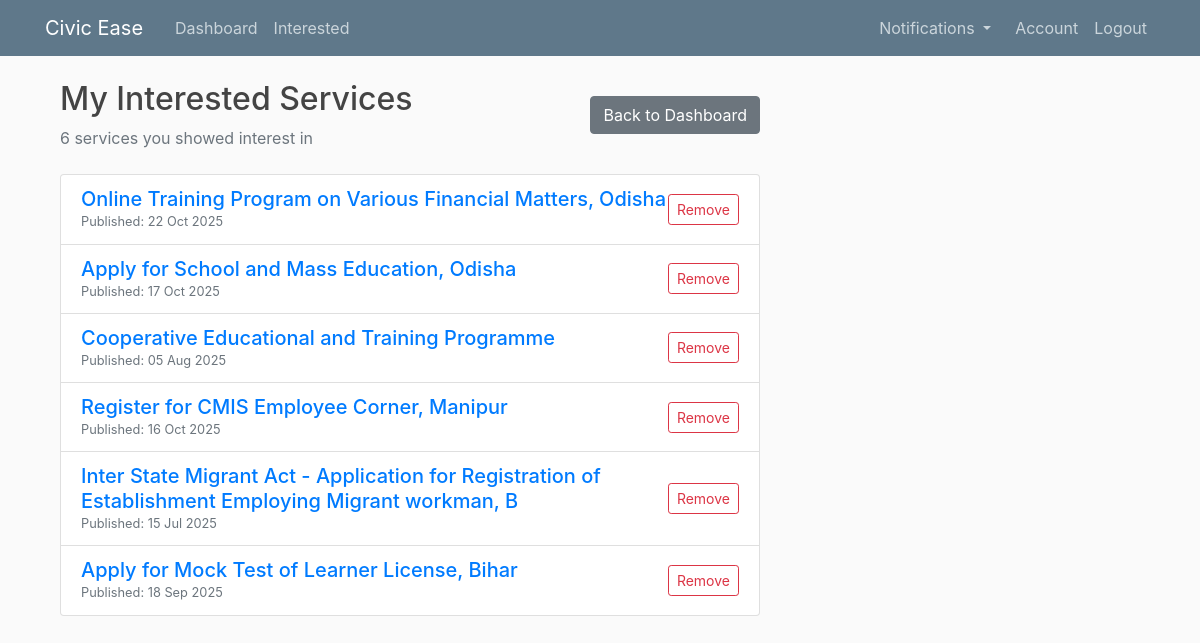
The page /my_interests (signed in) on the database its author committed.
### flaskblog/models.py (models this page shows)
class Post(db.Model):
    __tablename__ = 'post'
    id = db.Column(db.Integer, primary_key=True)
    title = db.Column(db.String(100), nullable=False)
    rss_category_id = db.Column(db.Integer, nullable=True)
    rss_category_name = db.Column(db.String(120), nullable=True)
    rss_link = db.Column(db.String(300), nullable=True)
    rss_description = db.Column(db.Text, nullable=True)
    rss_pubDate = db.Column(db.DateTime, nullable=True)
    reviews = db.relationship('Review', back_populates='post')
    interests = db.relationship('Interest', back_populates='post', cascade="all, delete-orphan")
    notifications = db.relationship('Notification', back_populates='post', cascade="all, delete-orphan")

### flaskblog/routes.py (the view)
@app.route("/my_interests")
@login_required
def my_interests():
    posts = db.session.query(Post).join(Interest).filter(
        Interest.user_id == current_user.id
    ).order_by(Post.rss_category_id).all()
    category_name = "My Interested Services"
    return render_template('my_interests.html', posts=posts, category_name=category_name, category_id=None)

### flaskblog/models.py (called while the page is built)
@login_manager.user_loader
def load_user(user_id):
    return User.query.get(int(user_id))

### flaskblog/routes.py (called while the page is built)
@app.context_processor
def inject_notifications():
    if current_user.is_authenticated:
        unread_notifs = Notification.query.filter(
            Notification.user_id == current_user.id,
            Notification.is_read == False,
            Notification.scheduled_time <= datetime.now()
        ).order_by(Notification.scheduled_time.desc()).all()
        return dict(active_notifications=unread_notifs)
    return dict(active_notifications=[])

### flaskblog/templates/my_interests.html (shortened to what this page needs)
{% extends "layout.html" %}
{% block content %}
    <div class="container-fluid">
        <div class="row mb-4">
            <div class="col-12">
                <div class="d-flex justify-content-between align-items-center">
                    <div>
                        <h2 class="mb-2">{{ category_name }}</h2>
                        <p class="text-muted mb-0">
                             {{ posts|length }} services you showed interest in
                        </p>
                    </div>
                    <a href="{{ url_for('home') }}" class="btn btn-secondary">
                         Back to Dashboard
                    </a>
                </div>
            </div>
        </div>
        <div class="row">
            <div class="col-12">
                {% if posts %}
                    <ul class="list-group">
                        {% for post in posts %}
                            <li class="list-group-item d-flex justify-content-between align-items-center">
                                <div>
                                    <a href="{{ url_for('post_detail', post_id=post.id) }}" class="h5 text-primary">{{ post.title }}</a>
                                    {% if post.rss_pubDate %}
                                        <div class="small text-muted">Published: {{ post.rss_pubDate.strftime('%d %b %Y') }}</div>
                                    {% endif %}
                                </div>
                                <form method="POST" action="{{ url_for('toggle_interest', post_id=post.id) }}">
                                    <button type="submit" class="btn btn-outline-danger btn-sm">Remove</button>
                                </form>
                            </li>
                        {% endfor %}
                    </ul>
                {% else %}
                    <div class="alert alert-info">You have not marked any posts as interested yet.</div>
                {% endif %}
            </div>
        </div>
    </div>
{% endblock content %}

### flaskblog/static/main.css (style rules this page uses)
body { background: #fafafa; color: #333333; margin-top: 5rem; }
h1, h2, h3, h4, h5, h6 { color: #444444; }

### rows shown on the page
Post: title "Online Training Program on Various Financial Matters, Odisha", rss_pubDate "22 Oct 2025"
Post: title "Apply for School and Mass Education, Odisha", rss_pubDate "17 Oct 2025"
Post: title "Cooperative Educational and Training Programme", rss_pubDate "05 Aug 2025"
Post: title "Register for CMIS Employee Corner, Manipur", rss_pubDate "16 Oct 2025"
Post: title "Inter State Migrant Act - Application for Registration of Establishment Employing Migrant workman, B", rss_pubDate "15 Jul 2025"
Post: title "Apply for Mock Test of Learner License, Bihar", rss_pubDate "18 Sep 2025"

### other values the page prints
{{ category_name }} "My Interested Services"
{{ posts|length }} "6"
